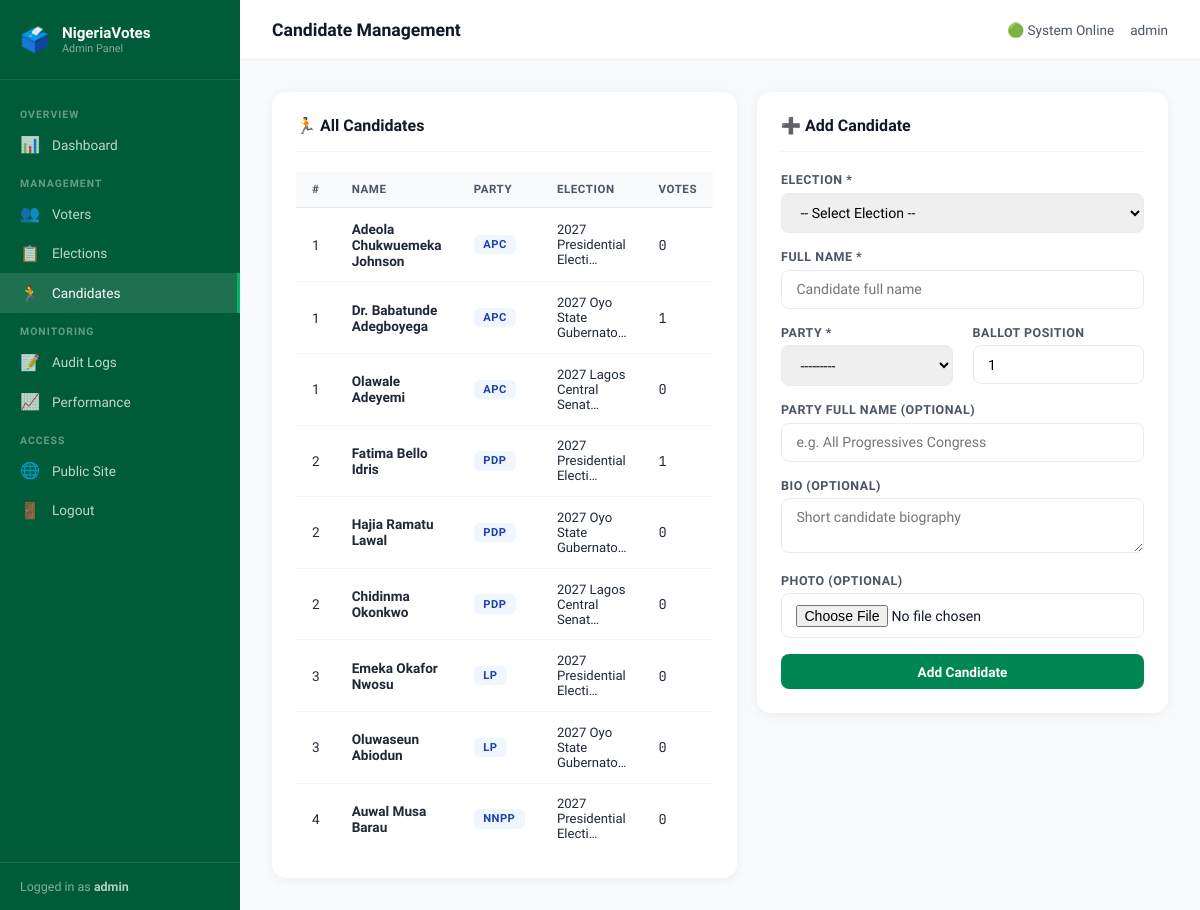
/admin-panel/candidates/ (signed in), run on the app's committed database.
### voting/models.py (models this page shows, shortened)
class Candidate(models.Model):
    PARTY_CHOICES = [
        ('APC', 'All Progressives Congress'),
        ('PDP', 'Peoples Democratic Party'),
        ('LP', 'Labour Party'),
        ('NNPP', 'New Nigeria Peoples Party'),
        ('APGA', 'All Progressives Grand Alliance'),
        ('SDP', 'Social Democratic Party'),
        ('ADC', 'African Democratic Congress'),
        ('IND', 'Independent'),
        ('OTHER', 'Other'),
    ]
    id = models.UUIDField(primary_key=True, default=uuid.uuid4, editable=False)
    election = models.ForeignKey(Election, on_delete=models.CASCADE, related_name='candidates')
    full_name = models.CharField(max_length=200)
    party = models.CharField(max_length=10, choices=PARTY_CHOICES)
    party_name = models.CharField(max_length=100, blank=True)
    bio = models.TextField(blank=True)
    photo = models.ImageField(upload_to='candidate_photos/', null=True, blank=True)
    position_number = models.IntegerField(default=1)  # Ballot position
    class Meta:
        db_table = 'candidates'
        ordering = ['position_number']
        unique_together = ['election', 'party']
    @property
    def vote_count(self):
        return self.votes.count()

class Election(models.Model):
    ELECTION_TYPES = [
        ('presidential', 'Presidential'),
        ('gubernatorial', 'Gubernatorial'),
        ('senate', 'Senate'),
        ('house', 'House of Representatives'),
        ('state_assembly', 'State House of Assembly'),
        ('local', 'Local Government'),
    ]
    STATUS_CHOICES = [
        ('upcoming', 'Upcoming'),
        ('active', 'Active'),
        ('completed', 'Completed'),
        ('cancelled', 'Cancelled'),
    ]
    id = models.UUIDField(primary_key=True, default=uuid.uuid4, editable=False)
    title = models.CharField(max_length=300)
    election_type = models.CharField(max_length=20, choices=ELECTION_TYPES)
    description = models.TextField(blank=True)
    start_date = models.DateTimeField()
    end_date = models.DateTimeField()
    status = models.CharField(max_length=10, choices=STATUS_CHOICES, default='upcoming')
    created_by = models.ForeignKey(User, on_delete=models.SET_NULL, null=True)
    created_at = models.DateTimeField(default=timezone.now)
    class Meta:
        db_table = 'elections'
        ordering = ['-start_date']

### voting/views.py (the view)
# urls.py: path('admin-panel/candidates/', views.admin_candidates, name='admin_candidates'),
@login_required(login_url='/admin-panel/login/')
def admin_candidates(request):
    if not request.user.is_staff:
        return redirect('home')
    if request.method == 'POST':
        form = CandidateForm(request.POST, request.FILES)
        if form.is_valid():
            form.save()
            messages.success(request, 'Candidate added successfully.')
            return redirect('admin_candidates')
    else:
        form = CandidateForm()
    candidates = Candidate.objects.select_related('election').all()
    return render(request, 'admin_panel/candidates.html', {
        'candidates': candidates, 'form': form
    })

### voting/forms.py
class CandidateForm(forms.ModelForm):
    class Meta:
        model = Candidate
        fields = ['election', 'full_name', 'party', 'party_name', 'bio', 'photo', 'position_number']
        widgets = {
            'bio': forms.Textarea(attrs={'rows': 3}),
        }

### voting/security.py (called while the page is built)
    def __call__(self, request):
        response = self.get_response(request)
        response['X-Content-Type-Options'] = 'nosniff'
        response['X-Frame-Options'] = 'DENY'
        response['X-XSS-Protection'] = '1; mode=block'
        response['Referrer-Policy'] = 'strict-origin-when-cross-origin'
        response['Permissions-Policy'] = 'camera=(self), microphone=(), geolocation=()'
        return response

### templates/admin_panel/candidates.html (shortened to what this page needs)
{% extends "admin_panel/base.html" %}
{% block page_title %}Candidate Management{% endblock %}
{% block nav_candidates %}active{% endblock %}
{% block content %}
<div class="grid-2" style="align-items:start;">
    <div class="card">
        <div class="card-header">
            <div class="card-title">🏃 All Candidates</div>
        </div>
        <div style="overflow-x:auto;">
            <table class="table">
                <thead>
                    <tr>
                        <th>#</th>
                        <th>Name</th>
                        <th>Party</th>
                        <th>Election</th>
                        <th>Votes</th>
                    </tr>
                </thead>
                <tbody>
                    {% for candidate in candidates %}
                    <tr>
                        <td>{{ candidate.position_number }}</td>
                        <td style="font-weight:600;">{{ candidate.full_name }}</td>
                        <td><span class="badge badge-info">{{ candidate.party }}</span></td>
                        <td class="text-muted">{{ candidate.election.title|truncatechars:25 }}</td>
                        <td style="font-family:var(--mono);">{{ candidate.vote_count }}</td>
                    </tr>
                    {% empty %}
                    <tr><td colspan="5" style="text-align:center;color:var(--gray-400);padding:2rem;">No candidates added yet.</td></tr>
                    {% endfor %}
                </tbody>
            </table>
        </div>
    </div>
    <div class="card">
        <div class="card-header">
            <div class="card-title">➕ Add Candidate</div>
        </div>
        <form method="post" enctype="multipart/form-data" novalidate>
            <div class="form-group">
                <label class="form-label">Election *</label>
                <select name="election" class="form-control" required>
                    <option value="">-- Select Election --</option>
                </select>
            </div>
            <div class="form-group">
                <label class="form-label">Full Name *</label>
                <input type="text" name="full_name" class="form-control" placeholder="Candidate full name" required>
            </div>
            <div class="grid-2">
                <div class="form-group">
                    <label class="form-label">Party *</label>
                    <select name="party" class="form-control" required>
                        {% for val, label in form.fields.party.choices %}
                        <option value="{{ val }}">{{ label }}</option>
                        {% endfor %}
                    </select>
                </div>
                <div class="form-group">
                    <label class="form-label">Ballot Position</label>
                    <input type="number" name="position_number" class="form-control" value="1" min="1">
                </div>
            </div>
            <div class="form-group">
                <label class="form-label">Party Full Name (optional)</label>
                <input type="text" name="party_name" class="form-control" placeholder="e.g. All Progressives Congress">
            </div>
            <div class="form-group">
                <label class="form-label">Bio (optional)</label>
                <textarea name="bio" class="form-control" rows="2" placeholder="Short candidate biography"></textarea>
            </div>
            <div class="form-group">
                <label class="form-label">Photo (optional)</label>
                <input type="file" name="photo" class="form-control" accept="image/*">
            </div>
            <button type="submit" class="btn btn-primary" style="width:100%;justify-content:center;">Add Candidate</button>
        </form>
    </div>
</div>
{% endblock %}

### templates/admin_panel/base.html (shortened to what this page needs)
<!DOCTYPE html>
<html lang="en">
<head>
</head>
<body>
<aside class="sidebar">
    <div class="sidebar-logo">
        <div class="icon">🗳️</div>
        <div>
            <div class="name">NigeriaVotes</div>
            <div class="sub">Admin Panel</div>
        </div>
    </div>
    <nav class="sidebar-nav">
        <div class="nav-section-label">Overview</div>
        <a href="/admin-panel/" class="nav-item {% block nav_dashboard %}{% endblock %}">
            <span class="nav-icon">📊</span> Dashboard
        </a>
        <div class="nav-section-label">Management</div>
        <a href="/admin-panel/voters/" class="nav-item {% block nav_voters %}{% endblock %}">
            <span class="nav-icon">👥</span> Voters
        </a>
        <a href="/admin-panel/elections/" class="nav-item {% block nav_elections %}{% endblock %}">
            <span class="nav-icon">📋</span> Elections
        </a>
        <a href="/admin-panel/candidates/" class="nav-item {% block nav_candidates %}{% endblock %}">
            <span class="nav-icon">🏃</span> Candidates
        </a>
        <div class="nav-section-label">Monitoring</div>
        <a href="/admin-panel/audit/" class="nav-item {% block nav_audit %}{% endblock %}">
            <span class="nav-icon">📝</span> Audit Logs
        </a>
        <a href="/admin-panel/metrics/" class="nav-item {% block nav_metrics %}{% endblock %}">
            <span class="nav-icon">📈</span> Performance
        </a>
        <div class="nav-section-label">Access</div>
        <a href="/" class="nav-item">
            <span class="nav-icon">🌐</span> Public Site
        </a>
        <a href="/admin-panel/logout/" class="nav-item">
            <span class="nav-icon">🚪</span> Logout
        </a>
    </nav>
    <div class="sidebar-footer">
        Logged in as <strong style="color:rgba(255,255,255,.7);">{{ request.user.username }}</strong>
    </div>
</aside>
<div class="admin-main">
    <div class="topbar">
        <h1>{% block page_title %}Dashboard{% endblock %}</h1>
        <div class="topbar-right">
            <span>🟢 System Online</span>
            <span>{{ user.username }}</span>
        </div>
    </div>
    <div class="admin-content">
        {% block content %}{% endblock %}
    </div>
</div>
</body>
</html>

### templates/admin_panel/base.html (style rules this page uses)
:root { --green: #008751; --green-dark: #005c38; --green-light: #00b36b; --green-muted: #e8f5ee; --white: #ffffff; --gray-50: #f8fafb; --gray-100: #f1f3f5; --gray-200: #e9ecef; --gray-400: #9ca3af; --gray-600: #4b5563; --gray-800: #1f2937; --gray-900: #111827; --red: #dc2626; --amber: #d97706; --blue: #1d4ed8; --sidebar-w: 240px; --font: 'Sora', sans-serif; --mono: 'JetBrains Mono', monospace; }
*, *::before, *::after { box-sizing: border-box; margin: 0; padding: 0; }
body { font-family: var(--font); background: var(--gray-50); color: var(--gray-900); display: flex; min-height: 100vh; }
.sidebar { width: var(--sidebar-w); background: var(--green-dark); display: flex; flex-direction: column; position: fixed; inset: 0 auto 0 0; z-index: 50; overflow-y: auto; }
.sidebar-logo { padding: 1.5rem 1.25rem; border-bottom: 1px solid rgba(255,255,255,.1); display: flex; align-items: center; gap: .75rem; }
.sidebar-logo .icon { font-size: 1.5rem; }
.sidebar-logo .name { color: white; font-weight: 700; font-size: .95rem; }
.sidebar-logo .sub { color: rgba(255,255,255,.5); font-size: .68rem; }
.sidebar-nav { padding: 1rem 0; flex: 1; }
.nav-section-label { padding: .75rem 1.25rem .25rem; font-size: .65rem; font-weight: 700; text-transform: uppercase; letter-spacing: .1em; color: rgba(255,255,255,.4); }
.nav-item { display: flex; align-items: center; gap: .75rem; padding: .65rem 1.25rem; color: rgba(255,255,255,.75); text-decoration: none; font-size: .85rem; font-weight: 500; transition: all .15s; }
.nav-item:hover, .nav-item.active { background: rgba(255,255,255,.12); color: white; }
.nav-item.active { border-right: 3px solid var(--green-light); }
.nav-icon { font-size: 1rem; width: 20px; text-align: center; }
.sidebar-footer { padding: 1rem 1.25rem; border-top: 1px solid rgba(255,255,255,.1); font-size: .78rem; color: rgba(255,255,255,.5); }
.admin-main { margin-left: var(--sidebar-w); flex: 1; display: flex; flex-direction: column; }
.topbar { background: white; border-bottom: 1px solid var(--gray-200); padding: 0 2rem; height: 60px; display: flex; align-items: center; justify-content: space-between; position: sticky; top: 0; z-index: 40; }
.topbar h1 { font-size: 1.1rem; font-weight: 700; }
.topbar-right { display: flex; align-items: center; gap: 1rem; font-size: .85rem; color: var(--gray-600); }
.admin-content { padding: 2rem; flex: 1; }
.card { background: white; border-radius: 14px; box-shadow: 0 2px 12px rgba(0,0,0,.06); padding: 1.5rem; }
.card-header { display: flex; align-items: center; justify-content: space-between; margin-bottom: 1.25rem; padding-bottom: 1rem; border-bottom: 1px solid var(--gray-100); }
.card-title { font-size: 1rem; font-weight: 700; }
.btn { display: inline-flex; align-items: center; gap: .5rem; padding: .6rem 1.2rem; border-radius: 8px; font-family: var(--font); font-size: .85rem; font-weight: 600; border: none; cursor: pointer; text-decoration: none; transition: all .2s; }
.btn-primary { background: var(--green); color: white; }
.table { width: 100%; border-collapse: collapse; font-size: .85rem; }
.table th { padding: .65rem 1rem; text-align: left; font-size: .72rem; font-weight: 700; text-transform: uppercase; letter-spacing: .05em; color: var(--gray-600); background: var(--gray-50); border-bottom: 1px solid var(--gray-200); }
.table td { padding: .8rem 1rem; border-bottom: 1px solid var(--gray-100); color: var(--gray-800); }
.table tr:last-child td { border-bottom: none; }
.badge { display: inline-block; padding: .2rem .6rem; border-radius: 6px; font-size: .7rem; font-weight: 700; text-transform: uppercase; letter-spacing: .04em; }
.badge-info { background: #eff6ff; color: #1e40af; }
.form-group { margin-bottom: 1rem; }
.form-label { display: block; font-size: .78rem; font-weight: 700; color: var(--gray-600); margin-bottom: .35rem; text-transform: uppercase; letter-spacing: .04em; }
.form-control { width: 100%; padding: .65rem .9rem; border: 1.5px solid var(--gray-200); border-radius: 8px; font-family: var(--font); font-size: .88rem; transition: border-color .2s; }
.grid-2 { display: grid; grid-template-columns: 1fr 1fr; gap: 1.25rem; }
.text-muted { color: var(--gray-400); font-size: .82rem; }

### data on the page
Candidate: position_number "1", full_name "Adeola Chukwuemeka Johnson", party "APC", election "2027 Presidential Electi…", vote_count "0"
Candidate: position_number "1", full_name "Dr. Babatunde Adegboyega", party "APC", election "2027 Oyo State Gubernato…", vote_count "1"
Candidate: position_number "1", full_name "Olawale Adeyemi", party "APC", election "2027 Lagos Central Senat…", vote_count "0"
Candidate: position_number "2", full_name "Fatima Bello Idris", party "PDP", election "2027 Presidential Electi…", vote_count "1"
Candidate: position_number "2", full_name "Hajia Ramatu Lawal", party "PDP", election "2027 Oyo State Gubernato…", vote_count "0"
Candidate: position_number "2", full_name "Chidinma Okonkwo", party "PDP", election "2027 Lagos Central Senat…", vote_count "0"
Candidate: position_number "3", full_name "Emeka Okafor Nwosu", party "LP", election "2027 Presidential Electi…", vote_count "0"
Candidate: position_number "3", full_name "Oluwaseun Abiodun", party "LP", election "2027 Oyo State Gubernato…", vote_count "0"
Candidate: position_number "4", full_name "Auwal Musa Barau", party "NNPP", election "2027 Presidential Electi…", vote_count "0"

### other printed values
{{ request.user.username }} "admin"
{{ user.username }} "admin"
form field party "---------"
